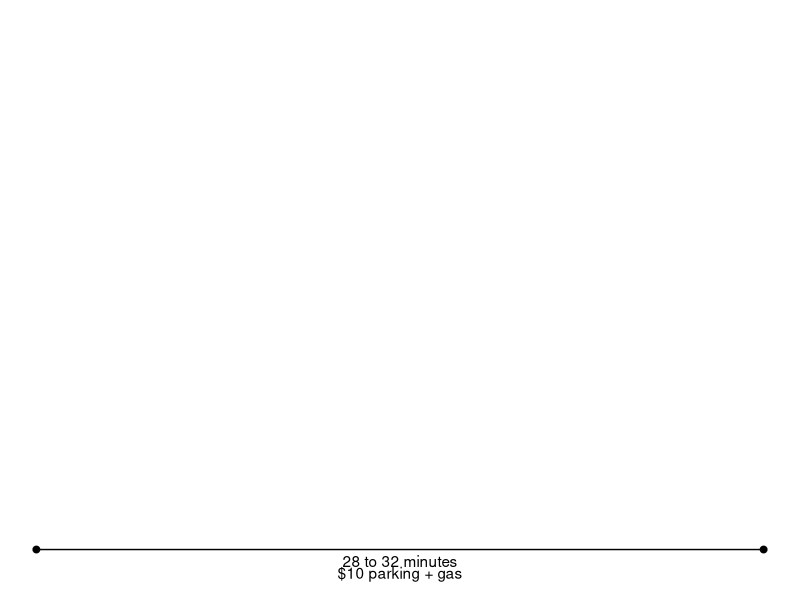

This figure's R source:
library(tidyverse)

# -----------------------------------------------------------------------------
# Mode-specific designs

car <- expand.grid(
    price           = c(5, 10, 15, 20, 30), # USD $ Parking + Gas
    travel_time     = c(10, 15, 20, 30, 45, 60), # Minutes
    travel_time_unc = c(0, 10, 20, 30, 40) # Percentage of time
)

bus <- expand.grid(
    price              = c(1, 3, 5, 9), # USD $ ticket fare
    travel_time        = c(20, 30, 45, 60, 75, 90), # Minutes
    travel_time_unc    = c(0, 10, 20, 30, 40), # Percentage of time
    num_transfers      = c(0, 1, 2, 3),
    transfer_wait_time = c(5, 10, 15, 20, 30) # Minutes
)

rideHail <- expand.grid(
    price           = c(10, 15, 20, 30), # USD $ Travel fare
    travel_time     = c(10, 15, 20, 30, 45, 60), # Minutes
    travel_time_unc = c(0, 10, 20, 30, 40) # Percentage of time
)

roll <- expand.grid(
    price           = c(1.50, 3.00, 5.00), # USD $ Rental fare
    travel_time     = c(5, 10, 15, 20), # Minutes
    travel_time_unc = c(0, 10, 20, 30, 40) # Percentage of time
)

walk <- expand.grid(
    travel_time     = c(5, 10, 15, 20), # Minutes
    travel_time_unc = c(0, 10, 20, 30, 40) # Percentage of time
)

# -----------------------------------------------------------------------------
# Public vs. Private designs

private <- expand.grid(
    mode        = c('Drive', 'Uber / Lyft'),
    price       = c(5, 10, 15, 20, 30), # USD $ Parking + Gas OR Ride Fare
    rideTime    = c(10, 15, 20, 30, 45, 60), # Minutes
    rideTimeUnc = c(0, 10, 20, 30) # Percentage of time
)

public <- expand.grid(
    price        = c(1, 3, 5, 9), # USD $ ticket fare
    rideTime     = c(20, 30, 45, 60, 75, 90), # Minutes
    rideTimeUnc  = c(0, 10, 20, 30, 40), # Percentage of time
    numTransfers = c(0, 1, 2),
    lastMileMode = c('Walk', 'Scooter / Bike ($1.50)',
                     'Scooter / Bike ($3.00)', 'Scooter / Bike ($5.00)'),
    lastMileTime = c(5, 10, 15) # Minutes
)

# -----------------------------------------------------------------------------
# Full factorial

ff1 <- expand.grid(
    car_price        = c(10, 15, 20, 30), # USD $ Parking + Gas
    uber_price       = c(10, 15, 20, 30), # Ride Fare
    car_rideTime     = c(1, 2, 3, 4), # Level (defined by map)
    car_rideTimeUnc  = c(0, 10, 20), # Percentage of time
    bus_price        = c(1, 3, 5, 9), # USD $ ticket fare
    bus_rideTime     = c(1, 2, 3, 4), # Level (defined by map)
    bus_rideTimeUnc  = c(0, 10, 20, 30), # Percentage of time
    bus_numTransfers = c(0, 1, 2),
    bus_lastMileMode = c('Walk', 'Scooter / Bike ($1.50)',
                         'Scooter / Bike ($3.00)', 'Scooter / Bike ($5.00)'),
    bus_lastMileTime = c(5, 10) # Minutes
)

ff2 <- expand.grid(
    car_price_drive  = c(10, 20, 30), # USD $ Parking + Gas
    car_price_uber   = c(10, 20, 30), # Ride Fare
    car_rideTime     = c(1, 2, 3), # Level determined by map
    car_rideTimeUnc  = c(0, 10, 20), # Percentage of time
    bus_price        = c(2, 5, 8), # USD $ ticket fare
    bus_rideTime     = c(1, 2, 3), # Level determined by map
    bus_rideTimeUnc  = c(0, 10, 20), # Percentage of time
    bus_numTransfers = c(0, 1, 2),
    bus_lastMileTime = c(5, 10) # Minutes
)

ff3 <- expand.grid(
    car_price        = c(10, 20, 30), # USD $ Parking + Gas
    car_rideTime     = c(1, 2, 3), # Level determined by map
    car_rideTimeUnc  = c(0.05, 0.1, 0.2), # Percentage of time
    uber_price       = c(10, 20, 30), # Ride Fare
    uber_waitTime    = c(5, 10), # Additional wait time for total trip
    uber_rideTimeUnc = c(0.05, 0.1, 0.2), # Percentage of time
    bus_price        = c(2, 5, 8), # USD $ ticket fare
    bus_rideTime     = c(1, 2, 3), # Level determined by map
    bus_rideTimeUnc  = c(0.05, 0.1, 0.2), # Percentage of time
    numTransfers     = c(0, 1, 2), # Number of bus transfers
    lastMileTime     = c(5, 10) # Minutes
)

# -----------------------------------------------------------------------------
# Translate full factorial into design for plotting

carTimes <- data.frame(
    car_rideTime = seq(3),
    car_time     = c(30, 45, 60)
)
busTimes <- data.frame(
    bus_rideTime = seq(3),
    bus_time     = c(45, 60, 75)
)
design <- ff3 %>%
    left_join(carTimes) %>%
    left_join(busTimes) %>%
    mutate(
        uber_time       = car_time + uber_waitTime,
        car_time  = paste(
            round(car_time*(1 - car_rideTimeUnc)), 'to',
            round(car_time*(1 + car_rideTimeUnc)), 'minutes', sep=' '),
        uber_time = paste(
            round(uber_time*(1 - uber_rideTimeUnc)), 'to',
            round(uber_time*(1 + uber_rideTimeUnc)), 'minutes', sep=' '),
        bus_time = paste(
            round(bus_time*(1 - bus_rideTimeUnc)), 'to',
            round(bus_time*(1 + bus_rideTimeUnc)), 'minutes', sep=' '),
        id = seq(n())) %>%
    select(
        id, lastMileTime, numTransfers, car_price, car_time, uber_price,
        uber_time, bus_price, bus_time) %>%
    gather(type, val, car_price:bus_time) %>%
    separate(type, c('type', 'var'), sep='_') %>%
    arrange(id) %>%
    spread(var, val)

# -----------------------------------------------------------------------------
# Make trip maps

getPlotDf <- function(x) {return(data.frame(x = x, y = rep(1, length(x))))}

getPlotX <- function(row) {
    carDf = getPlotDf(x=c(0, 1))
    uberDf = getPlotDf(x=c(0, 1))
    busDf = getPlotDf(x=seq(0, 1, length.out=(unique(row$numTransfers) + 2)))
    plotDf = getPlotDf0()
    plotDf = data.frame(
        type = c('car', 'car', 'uber', 'uber'),
        x    = c(0, 1, 0, 1),
        y    = c(1, 1, 1, 1)
    )
    if (row$bus_numTransfers == 1) {
        x = c(0, 0.5, 1)
    } else if (row$bus_numTransfers == 2) {
        x = c(0, 0.33, 0.66, 1)
    }
    plotDf = data.frame(x = x, y = rep(1, length(x)))
    return(plotDf)
}



i <- 13123
row  <- filter(design, id == i)
plotDf <- getPlotDf(row)

carPlot <- ggplot(plotDf,
    aes(x = x, y = y)) +
    geom_point(size=2) +
    geom_line() +
    theme_void()
uberPlot <- ggplot(plotDf,
    aes(x = x, y = y)) +
    geom_point(size=2) +
    geom_line() +
    theme_void()
busPlot <- ggplot(plotDf,
    aes(x = x, y = y)) +
    geom_point(size=2) +
    geom_line() +
    theme_void()



ggplot(getPlotDf(x=c(0, 1)),
    aes(x = x, y = y)) +
    geom_point(size=2) +
    geom_line() +
    theme_void() +
    annotate("text", x = 0.5, y = 0.8, label = row[which(row$type == 'car'),]$time) +
    annotate("text", x = 0.5, y = 0.6, label = paste('$', row[which(row$type == 'car'),]$price, ' parking + gas', sep='')) +
    annotate("text", x = 0.5, y = 10, label = '')










